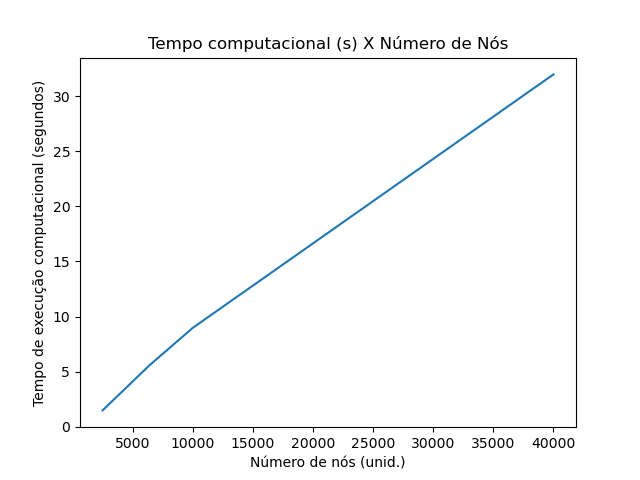

The Python source for this figure:
import matplotlib.pyplot as plt

#tempo de execucao para cada malha
tempo = [1.48,5.57,8.97,31.98]
#quantidade de nos presentes em cada malha
no = [2500,6400,10000,40000]
#plotagem do gráfico
plt.plot(no,tempo)
plt.title('Tempo computacional (s) X Número de Nós')
plt.xlabel('Número de nós (unid.)')
plt.ylabel('Tempo de execução computacional (segundos)')
plt.show()
